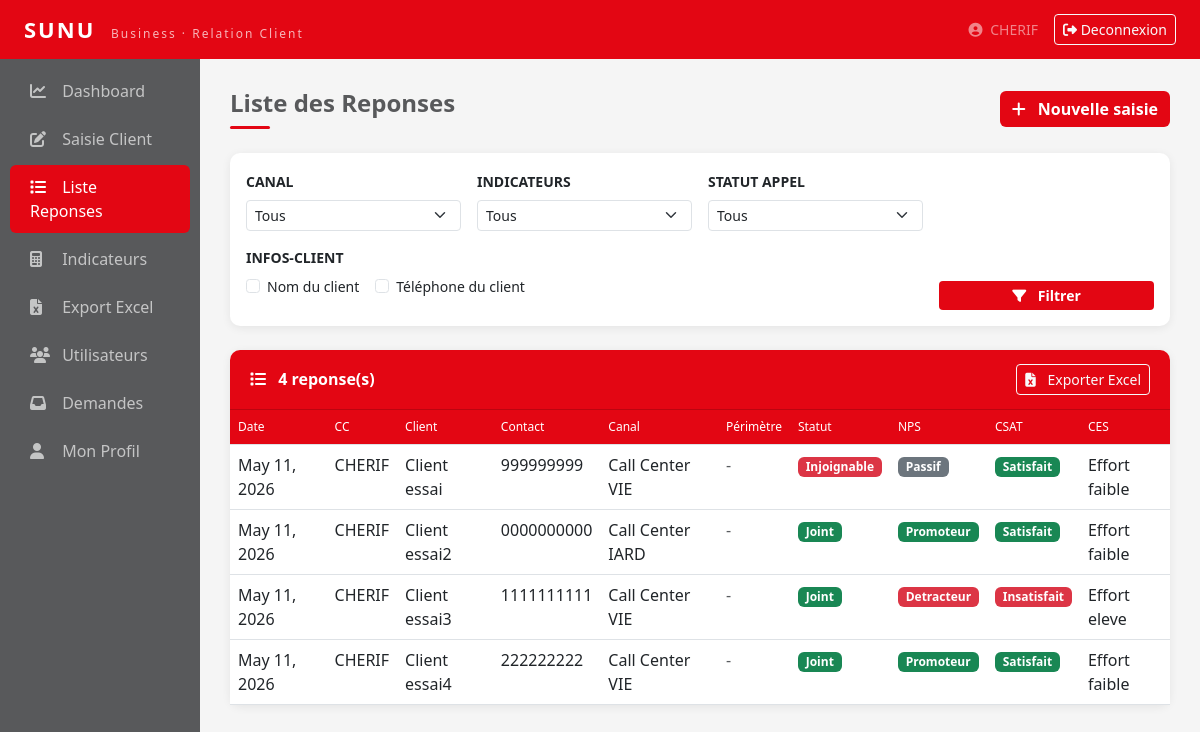
/liste/ (signed in), run on an earlier commit of the app's database.
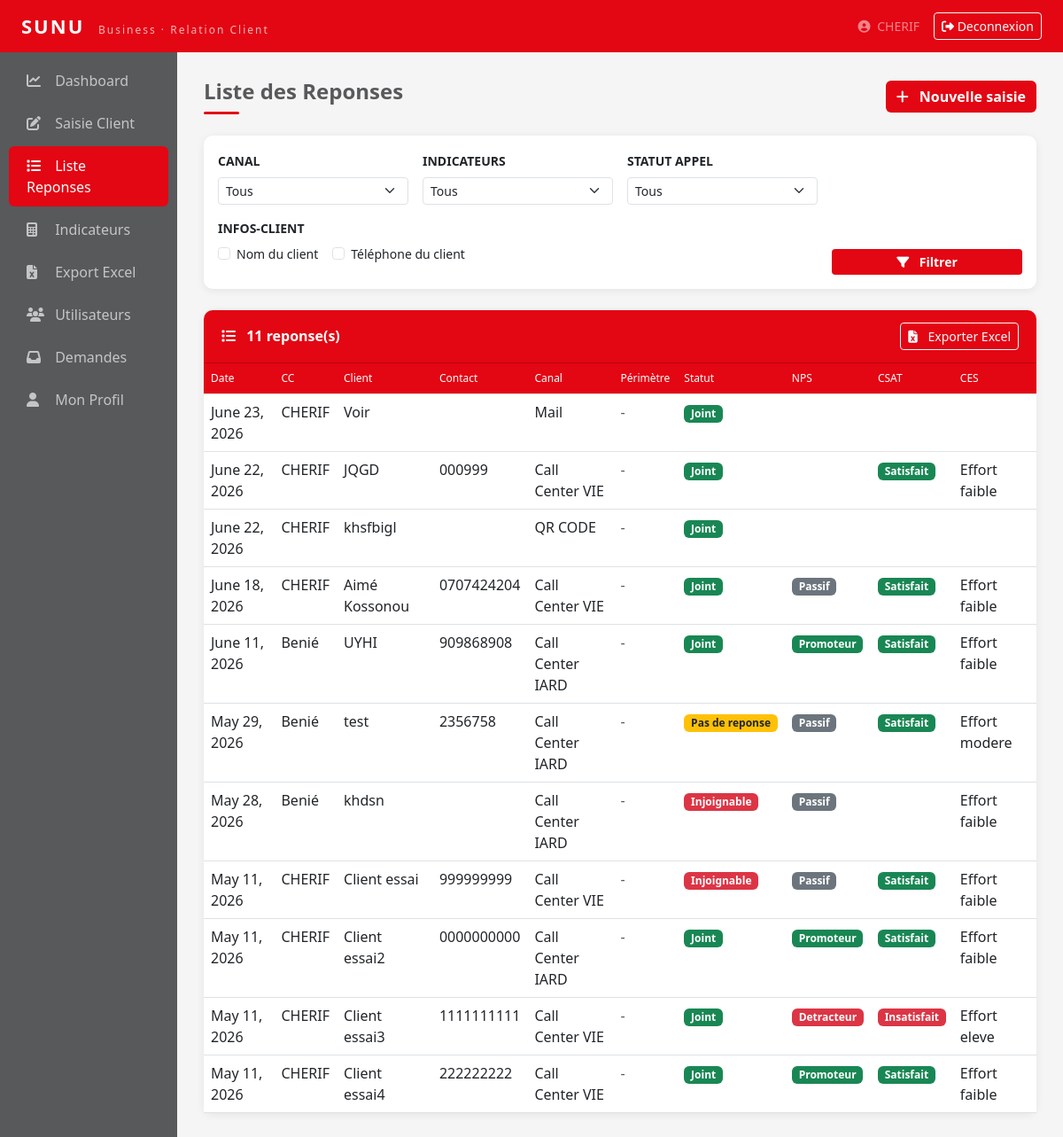
And on a later commit of the database.
### relation_client/models.py (models this page shows, shortened)
class ReponseClient(models.Model):
    CANAL_CHOICES = [('Call Center VIE','Call Center VIE'),('Call Center IARD','Call Center IARD'),('Espace Conseil VIE','Espace Conseil VIE')]
    CSAT_CHOICES = [('Satisfait','Satisfait'),('Insatisfait','Insatisfait')]
    CES_CHOICES = [('Effort faible','Effort faible'),('Effort modere','Effort modere'),('Effort eleve','Effort eleve')]
    STATUT_CHOICES = [('Joint','Joint'),('Injoignable','Injoignable'),('Pas de reponse','Pas de reponse')]
    NPS_CHOICES = [('Promoteur','Promoteur'),('Passif','Passif'),('Detracteur','Detracteur')]
    date_enregistrement = models.DateField()
    cc = models.ForeignKey(User, on_delete=models.CASCADE)
    nom_prenoms = models.CharField(max_length=100)
    contact = models.CharField(max_length=20)
    numero_police = models.CharField(max_length=50, blank=True, null=True)
    objet_visite = models.CharField(max_length=200, blank=True, null=True)
    canal = models.CharField(max_length=30, choices=CANAL_CHOICES)
    sous_canal = models.CharField(max_length=50, blank=True, null=True)
    date_appel = models.DateField()
    statut_appel = models.CharField(max_length=20, choices=STATUT_CHOICES)
    nps_score = models.IntegerField(blank=True, null=True)
    categorie_nps = models.CharField(max_length=20, choices=NPS_CHOICES, blank=True)
    csat = models.CharField(max_length=20, choices=CSAT_CHOICES, blank=True)
    ces = models.CharField(max_length=20, choices=CES_CHOICES, blank=True)
    motif_insatisfaction = models.TextField(blank=True, null=True)
    observations = models.TextField(blank=True, null=True)
    date_saisie = models.DateTimeField(auto_now_add=True)
    class Meta:
        verbose_name = 'Reponse Client'
        ordering = ['-date_appel']

### relation_client/views.py (the view, shortened to what this page needs)
# urls.py: path('liste/', views.liste, name='liste'),
@login_required(login_url='login')
def liste(request):
    reponses = ReponseClient.objects.all().order_by('-date_appel')
    canal      = request.GET.get('canal')
    sous_canal = request.GET.get('sous_canal')
    indicateur = request.GET.get('indicateur')
    statut     = request.GET.get('statut')
    nom_client = request.GET.get('nom_client', '').strip()
    tel_client = request.GET.get('tel_client', '').strip()
    date_debut = request.GET.get('date_debut')
    date_fin   = request.GET.get('date_fin')
    if canal:
        reponses = reponses.filter(canal=canal)
    if sous_canal:
        reponses = reponses.filter(sous_canal=sous_canal)
    if statut:
        reponses = reponses.filter(statut_appel=statut)
    if nom_client:
        reponses = reponses.filter(nom_prenoms__icontains=nom_client)
    if tel_client:
        reponses = reponses.filter(contact__icontains=tel_client)
    if date_debut:
        reponses = reponses.filter(date_appel__gte=date_debut)
    if date_fin:
        reponses = reponses.filter(date_appel__lte=date_fin)
    return render(request, 'relation_client/liste.html', {'reponses': reponses})

### relation_client/templates/relation_client/liste.html (shortened to what the changed rows need)
{% extends 'relation_client/base.html' %}
{% block content %}
<div class="card">
    <div class="card-header d-flex justify-content-between align-items-center">
        <span><i class="fas fa-list me-2"></i> {{ reponses.count }} reponse(s)</span>
        <a href="{% url 'export' %}" class="btn btn-sm btn-outline-light">
            <i class="fas fa-file-excel me-2"></i> Exporter Excel
        </a>
    </div>
    <div class="card-body p-0">
        <div class="table-responsive">
            <table class="table table-hover mb-0">
                <thead>
                    <tr>
                        <th>Date</th>
                        <th>CC</th>
                        <th>Client</th>
                        <th>Contact</th>
                        <th>Canal</th>
                        <th>Périmètre</th>
                        <th>Statut</th>
                        <th>NPS</th>
                        <th>CSAT</th>
                        <th>CES</th>
                    </tr>
                </thead>
                <tbody>
                    {% for r in reponses %}
                    <tr>
                        <td>{{ r.date_appel }}</td>
                        <td>{{ r.cc.username }}</td>
                        <td>{{ r.nom_prenoms }}</td>
                        <td>{{ r.contact }}</td>
                        <td>{{ r.canal }}</td>
                        <td>
                            {% if r.sous_canal %}
                                <span class="badge bg-light text-dark border">{{ r.sous_canal }}</span>
                            {% else %}
                                <span class="text-muted">-</span>
                            {% endif %}
                        </td>
                        <td>
                            {% if r.statut_appel == 'Joint' %}
                                <span class="badge bg-success">Joint</span>
                            {% elif r.statut_appel == 'Injoignable' %}
                                <span class="badge bg-danger">Injoignable</span>
                            {% else %}
                                <span class="badge bg-warning text-dark">Pas de reponse</span>
                            {% endif %}
                        </td>
                        <td>
                            {% if r.categorie_nps == 'Promoteur' %}
                                <span class="badge bg-success">Promoteur</span>
                            {% elif r.categorie_nps == 'Passif' %}
                                <span class="badge bg-secondary">Passif</span>
                            {% elif r.categorie_nps == 'Detracteur' %}
                                <span class="badge bg-danger">Detracteur</span>
                            {% endif %}
                        </td>
                        <td>
                            {% if r.csat == 'Satisfait' %}
                                <span class="badge bg-success">Satisfait</span>
                            {% elif r.csat == 'Insatisfait' %}
                                <span class="badge bg-danger">Insatisfait</span>
                            {% endif %}
                        </td>
                        <td>{{ r.ces }}</td>
                    </tr>
                    {% empty %}
                    <tr>
                        <td colspan="10" class="text-center text-muted py-4">
                            Aucune reponse enregistree
                        </td>
                    </tr>
                    {% endfor %}
                </tbody>
            </table>
        </div>
    </div>
</div>
{% endblock %}

What changed in the data, as far as the page shows it:
added ReponseClient: date_appel "June 23, 2026", cc.username "CHERIF", nom_prenoms "Voir", canal "Mail", statut_appel "Joint"
added ReponseClient: date_appel "June 22, 2026", cc.username "CHERIF", nom_prenoms "JQGD", contact "000999", canal "Call Center VIE", statut_appel "Joint", csat "Satisfait", ces "Effort faible"
added ReponseClient: date_appel "June 22, 2026", cc.username "CHERIF", nom_prenoms "khsfbigl", canal "QR CODE", statut_appel "Joint"
added ReponseClient: date_appel "June 18, 2026", cc.username "CHERIF", nom_prenoms "Aimé Kossonou", contact "0707424204", canal "Call Center VIE", statut_appel "Joint", categorie_nps "Passif", csat "Satisfait", ces "Effort faible"
added ReponseClient: date_appel "June 11, 2026", cc.username "Benié", nom_prenoms "UYHI", contact "909868908", canal "Call Center IARD", statut_appel "Joint", categorie_nps "Promoteur", csat "Satisfait", ces "Effort faible"
added ReponseClient: date_appel "May 29, 2026", cc.username "Benié", nom_prenoms "test", contact "2356758", canal "Call Center IARD", statut_appel "Pas de reponse", categorie_nps "Passif", csat "Satisfait", ces "Effort modere"
added ReponseClient: date_appel "May 28, 2026", cc.username "Benié", nom_prenoms "khdsn", canal "Call Center IARD", statut_appel "Injoignable", categorie_nps "Passif", ces "Effort faible"
Also different on the page:
{{ reponses.count }}: "4" → "11"
